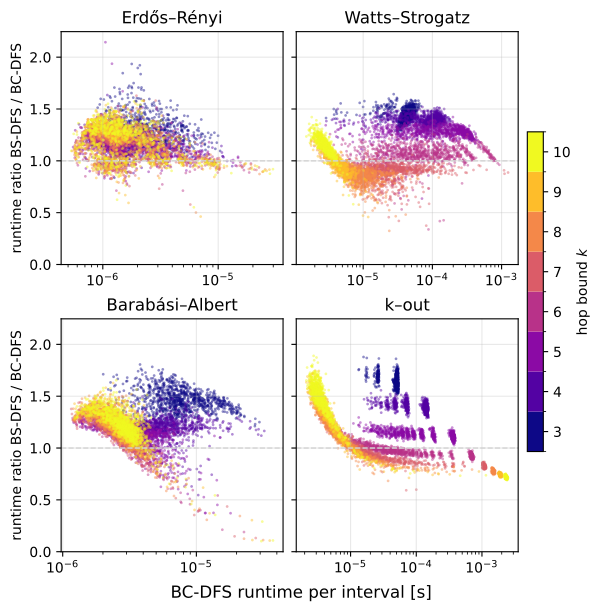

Write Python code to recreate this figure.
""" Experiment accompanying the paper, generates log and .pdf figure"""


from collections import Counter
import gc
import statistics
import time
import numpy as np
from itertools import islice
import matplotlib.pyplot as plt
from matplotlib.colors import BoundaryNorm

from bsdfs import bsdfs
from bcdfs import bcdfs
from graph_generator import (CMAP, FAMILIES, ISLICE, K_VALUES, RUNS,
                             COLS, make_panels, print_families)

PASSES = 5

print_families("runtime")
print(f"{PASSES=}")


def check_perf_counter_resolution():
    try:
        info = time.get_clock_info('perf_counter')
        print(info)
        if info.resolution > 1e-07:
            print("### check_perf_counter_resolution: resolution may be insufficient ###")
    except Exception as e:
        print(f"Error retrieving clock info: {e}")


def get_runtime(G, s, t, k, algo):
    gc.disable()
    tick = time.perf_counter()
    n_paths = sum(1 for _ in islice(algo(G, s, t, k), ISLICE))
    dt = time.perf_counter() - tick
    gc.enable()
    return dt, n_paths


def get_runtimes(graph_generator):
    best = {}   # (run, k) -> [t_bs, t_bc, p_bs, p_bc]
    truncated = {k: 0 for k in K_VALUES}

    for p in range(PASSES):
        for run in range(RUNS):
            G, s, t = graph_generator(run)
            for k in K_VALUES:
                key = (run, k)
                if p > 0 and key not in best:
                    continue # truncated on pass 0
                tb, pb = get_runtime(G, s, t, k, bsdfs)
                if p == 0 and pb >= ISLICE:
                    truncated[k] += 1
                    continue
                tc, pc = get_runtime(G, s, t, k, bcdfs)
                if key in best:
                    best[key][0] = min(best[key][0], tb)
                    best[key][1] = min(best[key][1], tc)
                else:
                    best[key] = [tb, tc, pb, pc]
    return best, truncated


def print_totals(title, totals):
    print(f"\n--- {title}: totals ---")
    print(f"{'k':>3} {'n':>6} {'total bs/bc':>12} {'per-output':>11} {'median inst.':>13}")
    for k in K_VALUES:
        c = totals[k]
        if not c["n"]:
            continue
        tot = c["t_bs"]/c["t_bc"]
        per = (c["t_bs"]/c["out_bs"]) / (c["t_bc"]/c["out_bc"])
        print(f"{k:>3} {c['n']:6,} {tot:12.3f} {per:11.3f} {c['median']:13.3f}")


def make_ax(ax, title, graph_generator):
    ks = list(K_VALUES)

    best, truncated = get_runtimes(graph_generator)
    data = {k: [] for k in K_VALUES}
    totals = {k: Counter() for k in K_VALUES}
    for run in range(RUNS):
        for k in K_VALUES:
            key = (run, k)
            if key not in best:
                continue
            runtime1, runtime2, len_paths1, len_paths2 =  best[key]
            intervals1 = 1 + len_paths1
            intervals2 = 1 + len_paths2
            x = runtime2 / intervals2
            y = runtime1 / intervals1
            data[k].append((x, y/x))
            totals[k].update(n=1, t_bs=runtime1, t_bc=runtime2, out_bs=intervals1, out_bc=intervals2)
            print(f"{run=:8} {k=:4}   {intervals1=:10} {intervals2=:10}   {runtime1=:12.9f} {runtime2=:12.9f}")

    for i, k in enumerate(ks):
        if not data[k]:
            continue
        xs, ys = zip(*data[k])
        ax.scatter(xs, ys, s=4, alpha=0.45, lw=0, color=CMAP(i), label=f"k={k}")

    ax.set_xscale("log")
    ax.set_title(title)
    ax.grid(True, alpha=0.3)
    ax.axhline(1, color="lightgray", lw=1, ls="--")

    for k in ks:
        if data[k]:
            totals[k]["median"] = statistics.median(y for _, y in data[k])
    return totals


def make_figure():
    plt.rcParams.update({"pdf.fonttype": 42}) # Type 42 (TrueType) makes the figure text searchable and selectable
    fig, axes = make_panels()

    fig.supxlabel("BC-DFS runtime per interval [s]")
    for ax in axes[::COLS]:                      # leftmost panel of each row
        ax.set_ylabel("runtime ratio BS-DFS / BC-DFS")

    totals = [make_ax(ax, f.name, f.generate) for ax, f in zip(axes, FAMILIES)]

    norm = BoundaryNorm(np.arange(min(K_VALUES)-.5, max(K_VALUES)+1.5, 1), CMAP.N)

    sm = plt.cm.ScalarMappable(cmap=CMAP, norm=norm); sm.set_array([])
    cb = fig.colorbar(sm, ax=axes, ticks=K_VALUES, pad=.02, fraction=.035)
    cb.set_label("hop bound $k$")

    fig.savefig(f"runtime.pdf", bbox_inches="tight")

    for f, t in zip(FAMILIES, totals):
        print_totals(f.name, t)


def main():
    check_perf_counter_resolution()
    estimate_overhead(FAMILIES[0].generate)
    make_figure()


def estimate_overhead(graph_generator):

    from statistics import median, quantiles
    def null(G, s, t, k):
        return []

    timings = []
    for run in range(RUNS):
        G, s, t = graph_generator(run)
        n, m = G.number_of_nodes(), G.number_of_edges()
        for k in K_VALUES:
            dt, n_paths = get_runtime(G, s, t, k, null)
            timings += [dt]
    q = quantiles(timings, n=100)
    print(f"estimate_overhead:  min {min(timings):.9f}, median {median(timings):.9f} s, p95 {q[94]:.9f}, p99 {q[98]:.9f}, max {max(timings):.9f}")
    hiccups = sum(1 for t in timings if t > 1e-6)
    print(f"  measurements above 1 us: {hiccups / len(timings):%}")
    return median(timings)


if __name__ == "__main__":
    main()
